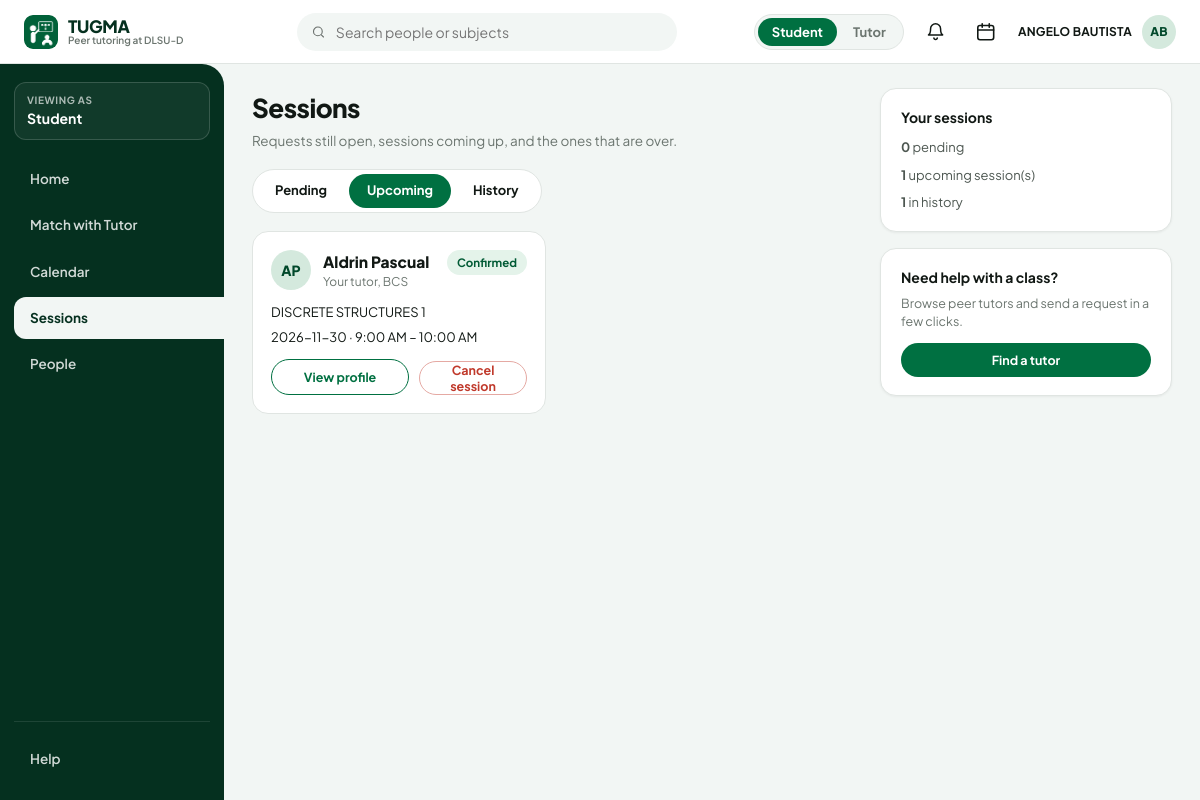
Page /sessions?tab=upcoming (signed in) on the committed database.
### tables this page shows
CREATE TABLE tutors (
    tutor_id    INTEGER PRIMARY KEY,
    name        TEXT NOT NULL,
    grade_level INTEGER NOT NULL CHECK (grade_level > 0),
    course      TEXT NOT NULL,
    verified    INTEGER NOT NULL DEFAULT 0
                CHECK (verified IN (0, 1)),
    capacity    INTEGER NOT NULL DEFAULT 5
                CHECK (capacity > 0)
);

CREATE TABLE subjects (
    subject_id   INTEGER PRIMARY KEY,
    subject_code TEXT NOT NULL UNIQUE,
    subject_name TEXT NOT NULL
);

### app.py (the view)
@app.route("/sessions")
@login_required("member")
def sessions_page():
    user = current_user()
    mode = active_mode(user)
    db = get_db()
    tabs = list_sessions(db, user["user_id"], mode)
    active_tab = request.args.get("tab", "pending")
    if active_tab not in ("pending", "upcoming", "history"):
        active_tab = "pending"
    return render_template(
        "portal/sessions.html",
        tabs=tabs,
        active_tab=active_tab,
    )

### app.py (called while the page is built)
def get_db():
    if "db" not in g:
        g.db = Database(DB_PATH)
    return g.db

def current_user():
    uid = session.get("user_id")
    if not uid:
        return None
    if "current_user" not in g:
        g.current_user = get_user(get_db(), uid)
    return g.current_user

def initials(name):
    parts = [p for p in (name or "").split() if p]
    if not parts:
        return "?"
    if len(parts) == 1:
        return parts[0][:2].upper()
    return (parts[0][0] + parts[-1][0]).upper()

def active_mode(user):
    if not user or user["role"] == "admin":
        return None
    modes = user["modes"]
    mode = session.get("mode")
    if mode not in modes and modes:
        mode = modes[0]
        session["mode"] = mode
    return mode

def login_required(role=None):
    def decorator(fn):
        @wraps(fn)
        def wrapper(*args, **kwargs):
            user = current_user()
            if not user:
                session.clear()
                return redirect(url_for("login_page"))
            if role == "admin" and user["role"] != "admin":
                flash("Administrator access is required.", "error")
                return redirect(url_for("home"))
            if role == "member" and user["role"] == "admin":
                return redirect(url_for("admin_home"))
            return fn(*args, **kwargs)
        return wrapper
    return decorator

### services/auth_service.py (called while the page is built)
def _session_dict(row):
    modes = []
    if row["student_id"] is not None:
        modes.append("Learning")
    if row["tutor_id"] is not None:
        modes.append("Tutoring")
    return {
        "user_id": row["user_id"],
        "email": row["email"],
        "role": row["role"],  # 'member' or 'admin'
        "student_id": row["student_id"],
        "tutor_id": row["tutor_id"],
        "modes": modes,
        "name": row["name"],
    }

def get_user(db, user_id):
    row = db.fetch_one(_USER_QUERY + " WHERE u.user_id = ?", (user_id,))
    if row is None or not row["is_active"]:
        return None
    return _session_dict(row)

def require_role(db, user_id, *roles):
    user = get_user(db, user_id)
    allowed = user is not None and (
        user["role"] in roles
        or ("student" in roles and user["student_id"] is not None)
        or ("tutor" in roles and user["tutor_id"] is not None)
    )
    if not allowed:
        raise PermissionDenied("You do not have access to this operation.")
    return user

### services/session_service.py (called while the page is built)
def _now():
    return datetime.now()

### templates/portal/sessions.html (shortened to what this page needs)
{% extends "base.html" %}
{% block content %}
<h1 class="page-title">Sessions</h1>
<p class="page-subtitle">Requests still open, sessions coming up, and the ones that are over.</p>
<div class="tab-bar">
  <a href="{{ url_for('sessions_page', tab='pending') }}" class="tab-pill {{ 'active' if active_tab == 'pending' else '' }}">Pending</a>
  <a href="{{ url_for('sessions_page', tab='upcoming') }}" class="tab-pill {{ 'active' if active_tab == 'upcoming' else '' }}">Upcoming</a>
  <a href="{{ url_for('sessions_page', tab='history') }}" class="tab-pill {{ 'active' if active_tab == 'history' else '' }}">History</a>
</div>
{% if active_tab == 'pending' %}
  {% set items = tabs.sent if mode == 'Learning' else tabs.reply %}
  {% if items %}
    <div class="cards-grid-2">
      {% for s in items %}
        {% set peer_name = s.tutor_name if mode == 'Learning' else s.student_name %}
        {% set peer_course = s.tutor_course if mode == 'Learning' else s.student_course %}
        <div class="match-card">
          <div class="card-header-row">
            <div class="person-meta">
              <div class="avatar">{{ initials(peer_name) }}</div>
              <div>
                <div class="person-name">{{ peer_name }}</div>
                <div class="person-sub">{{ 'Peer tutor' if mode == 'Learning' else 'Student' }}, {{ peer_course }}</div>
              </div>
            </div>
            <span class="pill pill-amber">Pending</span>
          </div>
          <div class="meta-lines">
            <div>{{ s.subject_name }}</div>
            <div>{{ s.session_date }} · {{ fmt12(s.start_time) }} – {{ fmt12(s.end_time) }}</div>
          </div>
          <div class="session-note-box">{{ s.note or ('Waiting for a reply' if mode == 'Learning' else 'No message attached') }}</div>
          <div class="card-actions">
            {% if mode == 'Learning' %}
              <a href="{{ url_for('tutor_profile', tutor_id=s.tutor_id) }}" class="btn btn-outline btn-sm">View profile</a>
              <form action="{{ url_for('cancel_session_route', session_id=s.session_id) }}" method="post">
                <button type="submit" class="btn btn-danger-outline btn-sm btn-full">Cancel request</button>
              </form>
            {% else %}
              <form action="{{ url_for('respond_session_route', session_id=s.session_id) }}" method="post">
                <input type="hidden" name="action" value="decline">
                <button type="submit" class="btn btn-danger-outline btn-sm btn-full">Decline</button>
              </form>
              <form action="{{ url_for('respond_session_route', session_id=s.session_id) }}" method="post">
                <input type="hidden" name="action" value="accept">
                <button type="submit" class="btn btn-primary btn-sm btn-full">Accept</button>
              </form>
            {% endif %}
          </div>
        </div>
      {% endfor %}
    </div>
  {% else %}
    <div class="card" style="color:var(--muted);">No pending requests right now.</div>
  {% endif %}
{% elif active_tab == 'upcoming' %}
  {% if tabs.upcoming %}
    <div class="cards-grid-2">
      {% for s in tabs.upcoming %}
        {% set peer_name = s.tutor_name if mode == 'Learning' else s.student_name %}
        {% set peer_course = s.tutor_course if mode == 'Learning' else s.student_course %}
        <div class="match-card">
          <div class="card-header-row">
            <div class="person-meta">
              <div class="avatar">{{ initials(peer_name) }}</div>
              <div>
                <div class="person-name">{{ peer_name }}</div>
                <div class="person-sub">{{ 'Your tutor' if mode == 'Learning' else 'Your student' }}, {{ peer_course }}</div>
              </div>
            </div>
            <span class="pill pill-green">Confirmed</span>
          </div>
          <div class="meta-lines">
            <div>{{ s.subject_name }}</div>
            <div>{{ s.session_date }} · {{ fmt12(s.start_time) }} – {{ fmt12(s.end_time) }}</div>
          </div>
          <div class="card-actions">
            <a href="{{ url_for('tutor_profile', tutor_id=s.tutor_id) if mode == 'Learning' else url_for('student_profile', student_id=s.student_id) }}" class="btn btn-outline btn-sm">View profile</a>
            <form action="{{ url_for('cancel_session_route', session_id=s.session_id) }}" method="post">
              <button type="submit" class="btn btn-danger-outline btn-sm btn-full">Cancel session</button>
            </form>
          </div>
        </div>
      {% endfor %}
    </div>
  {% else %}
    <div class="card" style="color:var(--muted);">No upcoming sessions yet.</div>
  {% endif %}
{% endif %}
{% endblock %}
{% block right_rail %}
<aside class="right-rail">
  <div class="card">
    <strong style="color:var(--ink); display:block; margin-bottom:10px;">Your sessions</strong>
    <div style="display:flex; flex-direction:column; gap:8px; font-size:13px;">
      <div><strong>{{ tabs.reply|length if mode == 'Tutoring' else tabs.sent|length }}</strong> pending</div>
      <div><strong>{{ tabs.upcoming|length }}</strong> upcoming session(s)</div>
      <div><strong>{{ tabs.past|length }}</strong> in history</div>
    </div>
  </div>
  {% if mode == 'Learning' %}
  <div class="card">
    <strong style="color:var(--ink); display:block; margin-bottom:6px;">Need help with a class?</strong>
    <p style="margin:0 0 12px 0; font-size:12.5px; color:var(--muted);">Browse peer tutors and send a request in a few clicks.</p>
    <a href="{{ url_for('classes_page') }}" class="btn btn-primary btn-sm btn-full">Find a tutor</a>
  </div>
  {% endif %}
</aside>
{% endblock %}

### static/css/tugma.css (style rules this page uses)
:root { --forest: #05301F; --brand-green: #00482A; --primary: #007041; --accent: #1F8A57; --dark-green: #005A35; --mint: #D4E9DD; --surface: #F2F6F4; --white: #FFFFFF; --ink: #111814; --body: #4D5751; --muted: #6B756F; --border: #E0E5E2; --danger: #C0392B; --danger-bg: #FDECEC; --pill-green-bg: #E4F3EA; --pill-green-fg: #005A35; --pill-amber-bg: #FFF4DC; --pill-amber-fg: #B76E00; --pill-blue-bg: #E7EFFD; --pill-blue-fg: #2657B4; --pill-purple-bg: #F1ECFD; --pill-purple-fg: #6E44B8; --pill-gray-bg: #EEF1EF; --pill-gray-fg: #4D5751; --radius-card: 16px; --radius-sm: 10px; --radius-pill: 9999px; --shadow-card: 0 1px 3px rgba(17, 24, 20, 0.04), 0 1px 2px rgba(17, 24, 20, 0.02); --shadow-lg: 0 10px 28px rgba(5, 48, 31, 0.10); }
*, *::before, *::after { box-sizing: border-box; }
html, body { margin: 0; padding: 0; font-family: 'Plus Jakarta Sans', -apple-system, BlinkMacSystemFont, 'Segoe UI', sans-serif; font-size: 14px; line-height: 1.5; color: var(--body); background: var(--surface); -webkit-font-smoothing: antialiased; }
a { color: inherit; text-decoration: none; }
button, input, select, textarea { font-family: inherit; font-size: 14px; }
.right-rail { width: 292px; flex-shrink: 0; display: flex; flex-direction: column; gap: 16px; }
.page-title { margin: 0 0 4px 0; font-size: 26px; font-weight: 800; color: var(--ink); letter-spacing: -0.02em; }
.page-subtitle { margin: 0 0 18px 0; font-size: 13.5px; color: var(--muted); }
.card { background: var(--white); border: 1px solid var(--border); border-radius: var(--radius-card); padding: 18px 20px; box-shadow: var(--shadow-card); }
.cards-grid-2 { display: grid; grid-template-columns: repeat(2, minmax(0, 1fr)); gap: 16px; }
.btn { display: inline-flex; align-items: center; justify-content: center; gap: 8px; min-height: 40px; padding: 0 18px; border-radius: var(--radius-pill); font-size: 13.5px; font-weight: 700; cursor: pointer; border: 1.5px solid transparent; transition: all 0.15s; }
.btn-sm { min-height: 34px; padding: 0 14px; font-size: 12.5px; }
.btn-full { width: 100%; }
.btn-primary { background: var(--primary); color: var(--white); }
.btn-outline { background: var(--white); color: var(--primary); border-color: var(--primary); }
.btn-danger-outline { background: var(--white); color: var(--danger); border-color: #E5A9A3; }
.avatar { width: 40px; height: 40px; border-radius: 50%; background: var(--mint); color: var(--brand-green); font-weight: 800; font-size: 14px; display: inline-flex; align-items: center; justify-content: center; flex-shrink: 0; }
.pill { display: inline-flex; align-items: center; gap: 5px; padding: 4px 10px; border-radius: var(--radius-pill); font-size: 11.5px; font-weight: 700; white-space: nowrap; }
.pill-green { background: var(--pill-green-bg); color: var(--pill-green-fg); }
.tab-bar { display: inline-flex; background: var(--white); border: 1px solid var(--border); border-radius: var(--radius-pill); padding: 4px; gap: 4px; margin-bottom: 18px; }
.tab-pill { padding: 7px 18px; border-radius: var(--radius-pill); font-size: 13px; font-weight: 700; color: var(--ink); transition: all 0.15s; }
.tab-pill.active { background: var(--primary); color: var(--white); }
.match-card { background: var(--white); border: 1px solid var(--border); border-radius: var(--radius-card); padding: 18px; display: flex; flex-direction: column; gap: 12px; }
.card-header-row { display: flex; align-items: flex-start; justify-content: space-between; gap: 10px; }
.person-meta { display: flex; align-items: center; gap: 12px; }
.person-name { font-size: 15.5px; font-weight: 800; color: var(--ink); }
.person-sub { font-size: 12px; color: var(--muted); }
.card-actions { display: flex; gap: 10px; margin-top: auto; }
.card-actions .btn, .card-actions form { flex: 1; }
.meta-lines { display: flex; flex-direction: column; gap: 5px; font-size: 13px; color: var(--ink); }

### rows in the picture
tutors: name "AP", name "Aldrin Pascual", course "BCS"

### other values in the picture
{{ user.name }} "ANGELO BAUTISTA"
{{ initials(user.name) }} "AB"
{{ 'Match with Tutor' if mode == 'Learning' else 'Match with Tutee' }} "Match with Tutor"
{{ 'Your tutor' if mode == 'Learning' else 'Your student' }} "Your tutor"
{{ s.subject_name }} "DISCRETE STRUCTURES 1"
{{ s.session_date }} "2026-11-30"
{{ fmt12(s.start_time) }} "9:00 AM"
{{ fmt12(s.end_time) }} "10:00 AM"
{{ tabs.reply|length if mode == 'Tutoring' else tabs.sent|length }} "0"
{{ tabs.upcoming|length }} "1"
{{ tabs.past|length }} "1"
